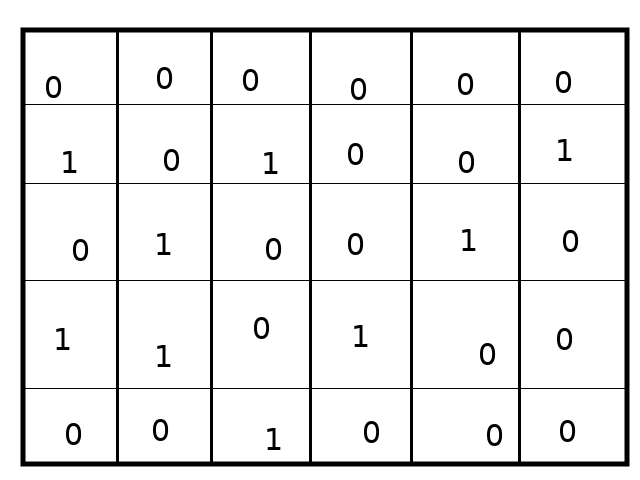
#> input picture Python/ImageProcessing/number_extractor/numbers.png, 640 x 480 px
$ python number_extractor.py
#> lines starting #> are read from the running program, lines starting #| are printed output that depends on the picture; after the words box and inside, x2 and y2 are one past the last pixel; in counts of white or black regions, pixels touching at a corner belong together
import numpy as np
import cv2


def remove_lines(bin_image: np.ndarray, thresh: int):
    h = remove_lines_v(bin_image, thresh)
    without_lines = remove_lines_h(h, thresh)
    return without_lines


def remove_lines_h(bin_image: np.ndarray, thresh: int):
    # bin_image = cv2.bitwise_not(bin_image)
    _, cols = bin_image.shape
    v_size = cols // thresh
    v_struct = cv2.getStructuringElement(cv2.MORPH_RECT, (2, v_size), (-1, -1))
    v_lines = cv2.morphologyEx(bin_image, cv2.MORPH_OPEN, v_struct)
    v_removed = cv2.add(bin_image, v_lines)
    cv2.imshow("V line", v_lines)
    return v_removed


def remove_lines_v(bin_image: np.ndarray, thresh: int):
    bin_image = cv2.bitwise_not(bin_image)
    rows, _ = bin_image.shape
    h_size = rows // thresh
    h_struct = cv2.getStructuringElement(cv2.MORPH_RECT, (h_size, 1), (-1, -1))
    h_lines = cv2.morphologyEx(bin_image, cv2.MORPH_OPEN, h_struct)
    h_removed = cv2.add(bin_image, h_lines)
    cv2.imshow("H removed", h_removed)
    return h_removed


def main():
    cv2.destroyAllWindows()
    num_image = cv2.imread("numbers.png")
#> num_image is the input picture: shape (480, 640, 3); min 0, max 255, mean 235.6
    num_image_g = cv2.cvtColor(num_image, cv2.COLOR_BGR2GRAY)
    _, num_th = cv2.threshold(num_image_g, 127, 255, cv2.THRESH_BINARY)
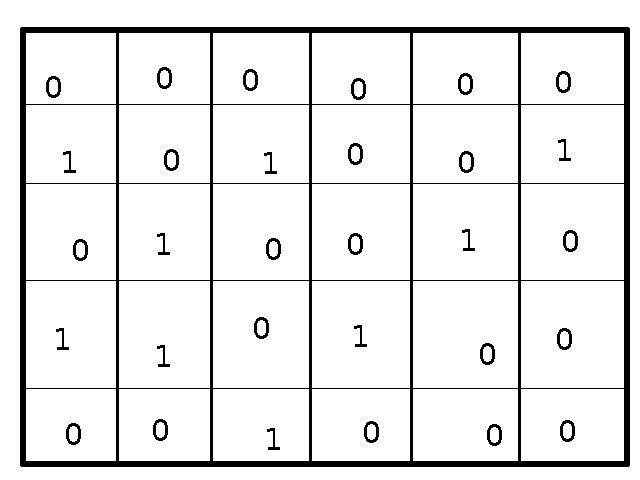
#> num_th: shape (480, 640); 91.8% white; 31 black regions, largest, box (x1, y1, x2, y2) and area: (20, 27, 630, 467) 21204, (157, 67, 172, 89) 152, (243, 69, 258, 91) 152

    wo_lines = remove_lines(num_th, 20)
#> in remove_lines_v, `h_lines = cv2.morphologyEx(bin_image, cv2.MORPH_OPEN, h_struct)`:
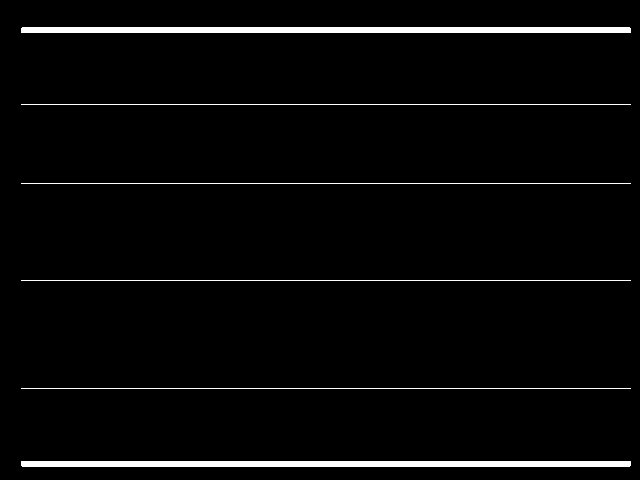
#> h_lines: shape (480, 640); 3.2% white; 6 white regions, box (x1, y1, x2, y2) and area: (21, 27, 631, 33) 3658, (21, 461, 631, 467) 3658, (21, 104, 631, 105) 610, (21, 183, 631, 184) 610, (21, 280, 631, 281) 610, (21, 388, 631, 389) 610
#> in remove_lines_v, `h_removed = cv2.add(bin_image, h_lines)`: h_removed: shape (480, 640); 8.2% white; 31 white regions, largest, box (x1, y1, x2, y2) and area: (20, 27, 631, 467) 21220, (157, 67, 172, 89) 152, (243, 69, 258, 91) 152
#> in remove_lines_h, `v_lines = cv2.morphologyEx(bin_image, cv2.MORPH_OPEN, v_struct)`:
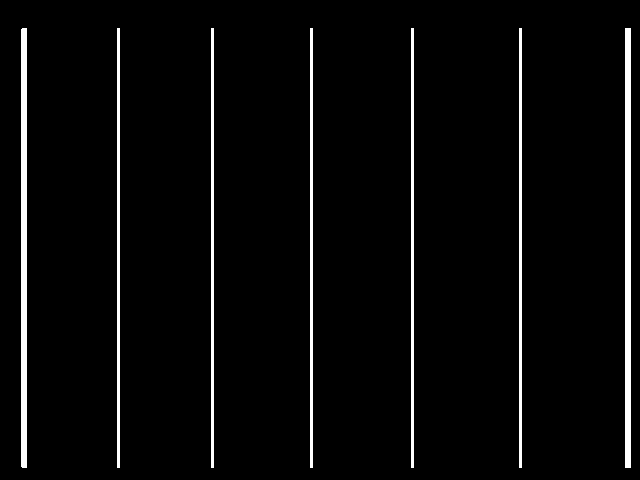
#> v_lines: shape (480, 640); 3.9% white; 7 white regions, largest, box (x1, y1, x2, y2) and area: (625, 28, 631, 468) 2640, (21, 28, 27, 468) 2638, (117, 28, 120, 468) 1320
#> in remove_lines_h, `v_removed = cv2.add(bin_image, v_lines)`:
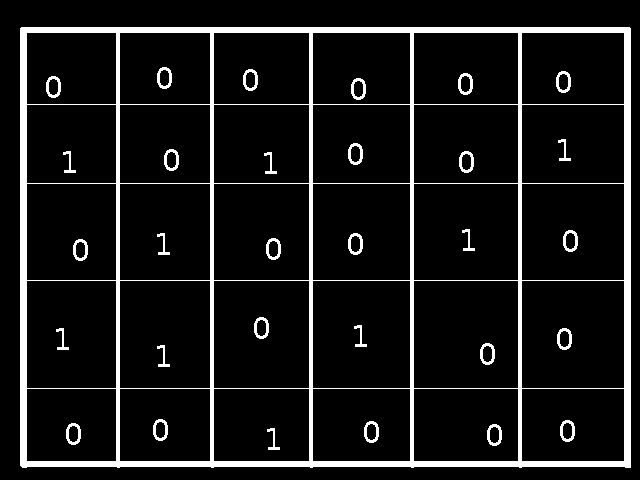
#> v_removed: shape (480, 640); 9.2% white; 31 white regions, largest, box (x1, y1, x2, y2) and area: (20, 27, 631, 468) 24215, (157, 67, 172, 89) 152, (243, 69, 258, 91) 152
    cv2.imshow("Numbers", wo_lines)
    while cv2.waitKey() != ord("q"):
#> (key q is pressed here)
        pass
    cv2.destroyAllWindows()


if __name__ == "__main__":
    main()
